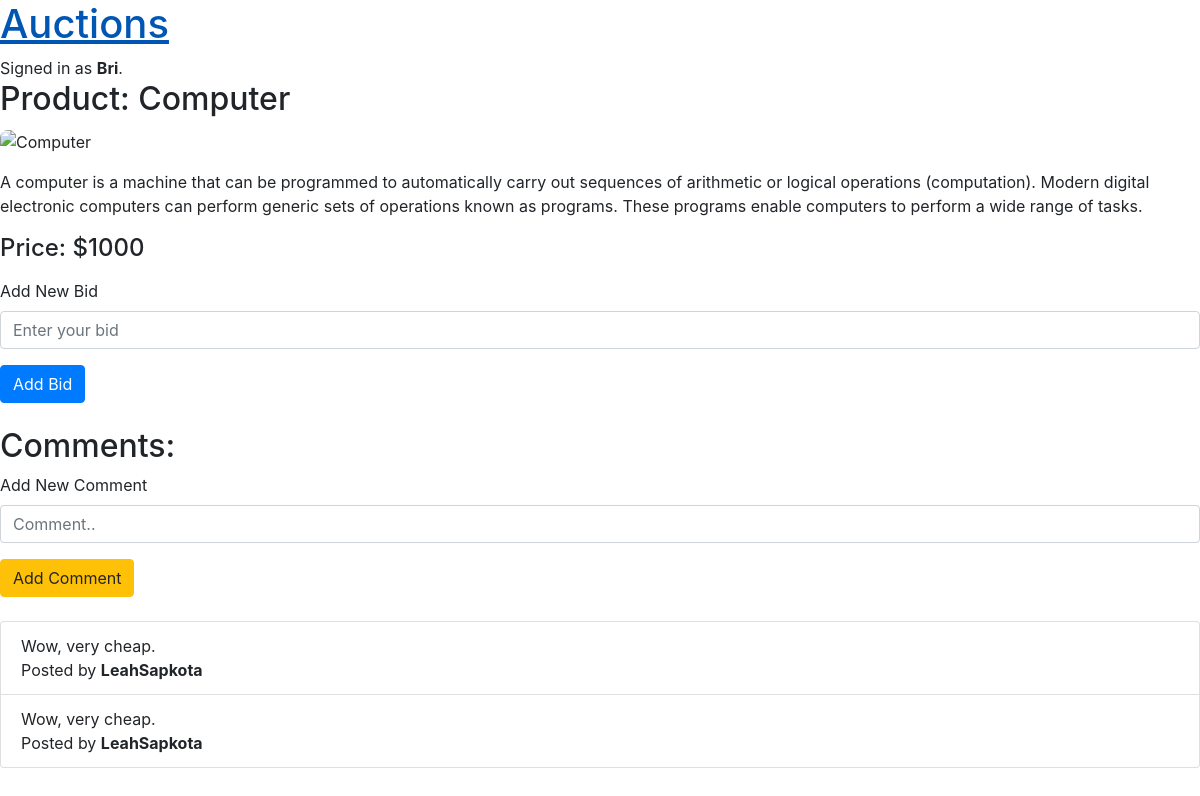
Screenshot of /listing/5 (signed in) with the database file from the repository.
### auctions/models.py (models this page shows, shortened)
class User(AbstractUser):
    pass

class Listing(models.Model):
    title = models.CharField(max_length=100)
    description = models.CharField(max_length=100)
    imageUrl = models.CharField(max_length=1000)
    price = models.ForeignKey(Bid, on_delete=models.CASCADE, blank=True, null=True, related_name="bidPrice")
    isActive = models.BooleanField(default=True)
    owner = models.ForeignKey(User, on_delete=models.CASCADE, blank=True, null=True, related_name="user")
    category = models.ForeignKey(Category, on_delete=models.CASCADE, blank=True, null=True, related_name="category")
    watchlist = models.ManyToManyField(User, blank=True, null=True, related_name="listingWatchlist")

class Bid(models.Model):
    bid = models.IntegerField(default=0)
    user = models.ForeignKey(User, on_delete=models.CASCADE, blank=True, null=True, related_name="userBid")

class Comment(models.Model):
    listing = models.ForeignKey(Listing, on_delete=models.CASCADE,blank=True, null=True, related_name="listingComment")
    commenter = models.ForeignKey(User, on_delete=models.CASCADE, blank=True, null=True, related_name="userComment")
    message = models.CharField(max_length=300)

### auctions/views.py (the view)
# urls.py: path("listing/<int:id>", views.listing, name="listing"),
def listing(request, id):
    listingData = get_object_or_404(Listing, pk=id)
    isListingInWatchlist = request.user in listingData.watchlist.all()
    allComments = Comment.objects.filter(listing=listingData)
    isOwner = False
    if listingData.owner:
        isOwner = request.user.username == listingData.owner.username if request.user.is_authenticated else False
    return render(request, "auctions/listing.html", {
        "listing": listingData,
        "isListingInWatchlist": isListingInWatchlist,
        "allComments": allComments,
        "isOwner": isOwner,
    })

### auctions/templates/auctions/listing.html (shortened to what this page needs)
{% extends "auctions/layout.html" %}
{% block body %}
    <h2 style="margin-bottom: 10px;">Product: {{ listing.title }}</h2>
    <div class="mb-3">
        <img src="{{ listing.imageUrl }}" alt="{{ listing.title }}" style="max-width: 100%; height: auto; border-radius: 0.5rem;">
    </div>
    <p>{{ listing.description }}</p>
    <div class="mb-3">
        {% if listing.price %}
            <h4 style="margin: 0;">Price: ${{ listing.price.bid }}</h4>
        {% else %}
            <p>No price set for this listing yet.</p>
        {% endif %}
    </div>
    {% if user.is_authenticated %}
        <form action="{% url 'addBid' id=listing.id %}" method="POST" class="mb-4">
            <div class="form-group">
                <label for="newBid">Add New Bid</label>
                <input type="number" min="0" name="newBid" placeholder="Enter your bid" class="form-control" required>
            </div>
            <button type="submit" class="btn btn-primary">Add Bid</button>
        </form>
    {% endif %}
    <h2 style="margin-top: 20px;">Comments:</h2>
    {% if user.is_authenticated %}
        <form action="{% url 'AddComment' id=listing.id %}" method="POST" class="mb-4">
            <div class="form-group">
                <label for="newComment">Add New Comment</label>
                <input type="text" name="newComment" placeholder="Comment.." class="form-control" required>
            </div>
            <button type="submit" class="btn btn-warning">Add Comment</button>
        </form>
    {% endif %}
    <ul class="list-group">
        {% for comment in allComments %}
            <li class="list-group-item">
                {{ comment.message }}
                <br>
                <p style="margin: 0;">Posted by <strong>{{ comment.commenter.username }}</strong></p>
            </li>
        {% endfor %}
    </ul>
{% endblock %}

### auctions/templates/auctions/layout.html (shortened to what this page needs)
{% load static %}
<!DOCTYPE html>
<html lang="en">
    <head>
        <link rel="stylesheet" href="https://stackpath.bootstrapcdn.com/bootstrap/4.4.1/css/bootstrap.min.css">
        <link href="{% static 'auctions/styles.css' %}" rel="stylesheet">
    </head>
    <body>
        <h1><a href="{% url 'index' %}">Auctions</a></h1>
        <div>
            {% if user.is_authenticated %}
                Signed in as <strong>{{ user.username }}</strong>.
            {% else %}
                Not signed in.
            {% endif %}
        </div>
        {% block body %}
        {% endblock %}
    </body>
</html>

### rows the page displays
User: username "Bri"
Listing: title "Computer", description "A computer is a machine that can be programmed to automatically carry out sequences of arithmetic or logical operations (computation). Modern digital electronic computers can perform generic sets of operations known as programs. These programs enable computers to perform a wide range of tasks.", price.bid "1000"
Comment: message "Wow, very cheap.", commenter.username "LeahSapkota"
Comment: message "Wow, very cheap.", commenter.username "LeahSapkota"
